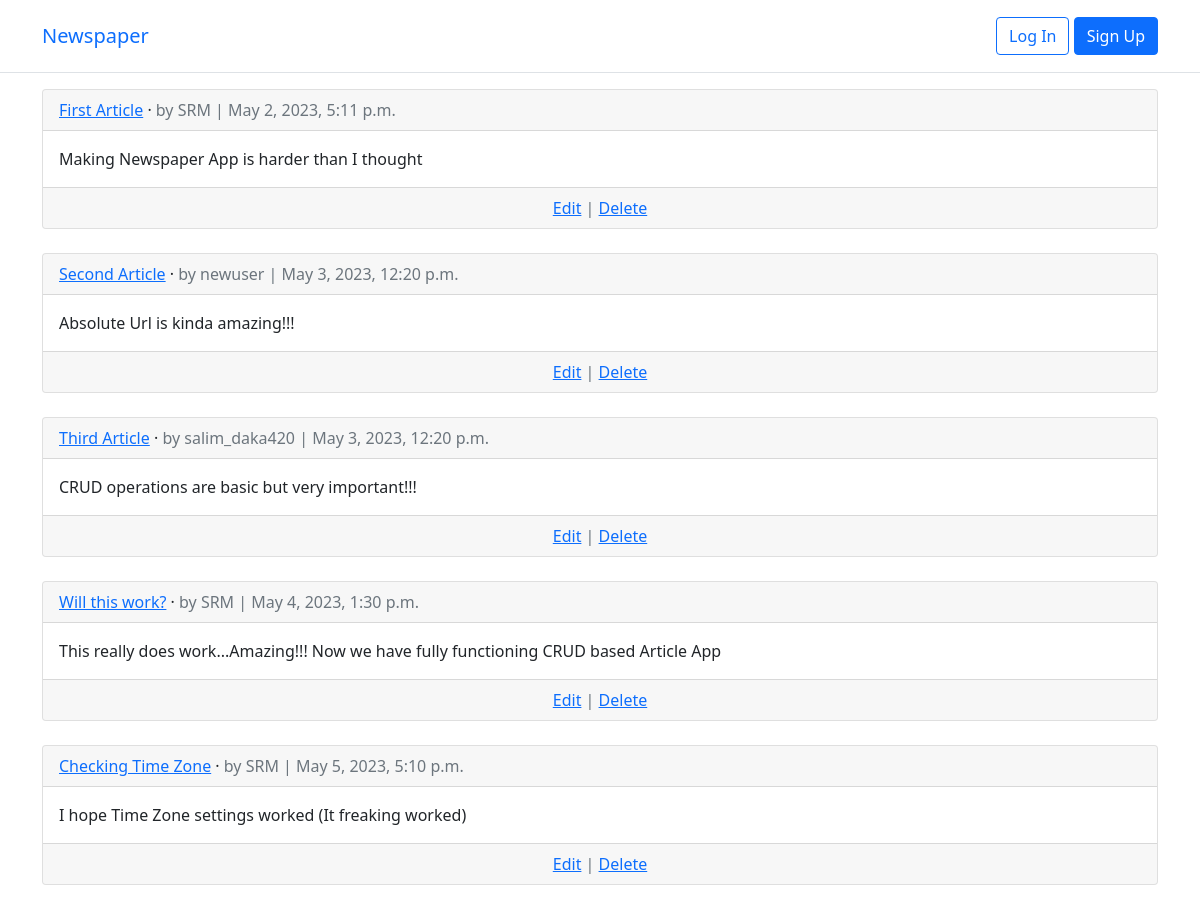
The page /articles/ on the database as committed earlier.
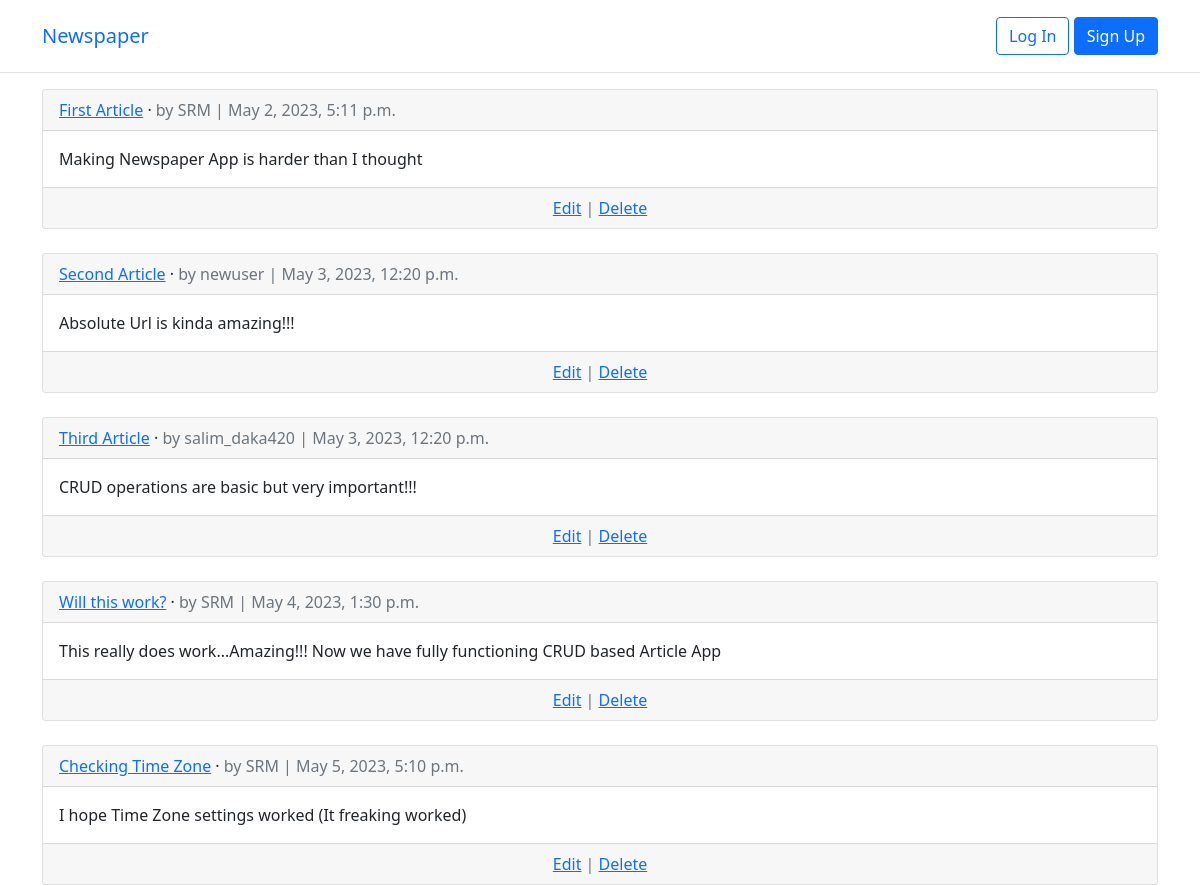
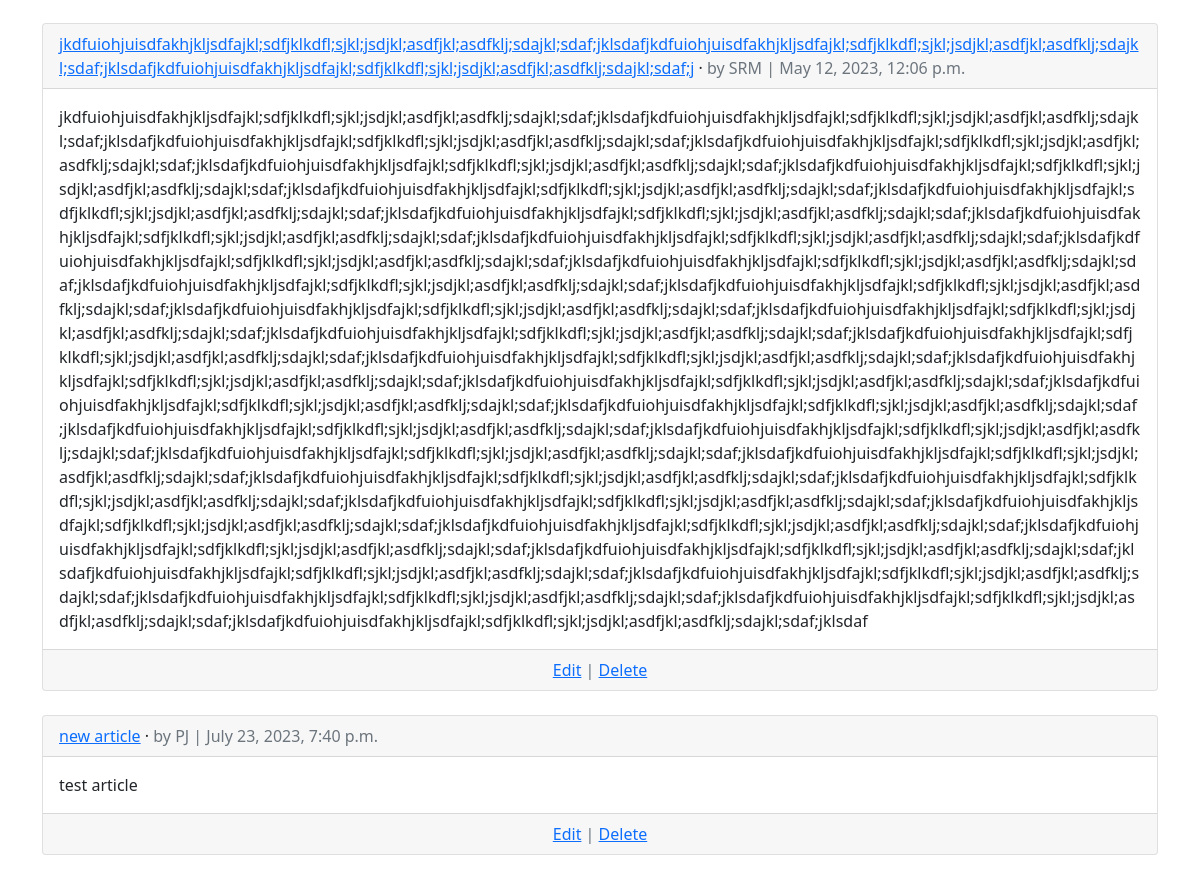
The same page on the database as committed later (2 pictures, top to bottom).
### articles/models.py (models this page shows, shortened)
class Article(models.Model):
    title = models.CharField(max_length=255)
    body = models.TextField()
    date = models.DateTimeField(auto_now_add=True)
    author = models.ForeignKey(
        settings.AUTH_USER_MODEL,
        on_delete=models.CASCADE,
    )
    def get_absolute_url(self):
        return reverse("article_detail", kwargs={"pk": self.pk})

### accounts/models.py (models this page shows)
class CustomUser(AbstractUser):
    age = models.PositiveIntegerField(null=True, blank=True)

### articles/views.py (the view)
# urls.py: path('', ArticleListView.as_view(), name="article_list"),
class ArticleListView(ListView):
    model = Article
    template_name = "article_list.html"

### templates/article_list.html (shortened to what this page needs)
{% extends "base.html" %}
{% block content %}
{% for article in article_list %}
<div class="card">
  <div class="card-header">
    <span class="font-weight-bold">
      <a href="{{ article.get_absolute_url }}">{{ article.title }}</a>
    </span> &middot;
    <span class="text-muted">by {{ article.author }} | {{ article.date }}</span>
  </div>
  <div class="card-body">{{ article.body }}</div>
  <div class="card-footer text-center text-muted">
    <a href="{% url 'article_edit' article.pk %}">Edit</a>
    | <a href="{% url 'article_delete' article.pk %}">Delete</a>
  </div>
</div>
<br />
{% endfor %}
{% endblock content %}

Rows that differ between the two databases and show on the page:
added Article: title "jkdfuiohjuisdfakhjkljsdfajkl;sdfjklkdfl;sjkl;jsdjkl;asdfjkl;asdfklj;sdajkl;sdaf;jklsdafjkdfuiohjuisdfakhjkljsdfajkl;sdfjklkdfl;sjkl;jsdjkl;asdfjkl;asdfklj;sdajkl;sdaf;jklsdafjkdfuiohjuisdfakhjkljsdfajkl;sdfjklkdfl;sjkl;jsdjkl;asdfjkl;asdfklj;sdajkl;sdaf;j", author "SRM", date "May 12, 2023, 12:06 p.m.", body "jkdfuiohjuisdfakhjkljsdfajkl;sdfjklkdfl;sjkl;jsdjkl;asdfjkl;asdfklj;sdajkl;sdaf;jklsdafjkdfuiohjuisdfakhjkljsdfajkl;sdfjklkdfl;sjkl;jsdjkl;asdfjkl;asdfklj;sdajkl;sdaf;jklsdafjkdfuiohjuisdfakhjkljsdfajkl;sdfjklkdfl;sjkl;jsdjkl;asdfjkl;asdfklj;sdajkl;sdaf;jklsdafjkdfuiohjuisdfakhjkljsdfajkl;sdfjklkdfl;sjkl;jsdjkl;asdfjkl;asdfklj;sdajkl;sdaf;jklsdafjkdfuiohjuisdfakhjkljsdfajkl;sdfjklkdfl;sjkl;jsdjkl;asdfjkl;asdfklj;sdajkl;sdaf;jklsdafjkdfuiohjuisdfakhjkljsdfajkl;sdfjklkdfl;sjkl;jsdjkl;asdfjkl;asdfklj;sdajkl;sdaf;jklsdafjkdfuiohjuisdfakhjkljsdfajkl;sdfjklkdfl;sjkl;jsdjkl;asdfjkl;asdfklj;sdajkl;sdaf;jklsdafjkdfuiohjuisdfakhjkljsdfajkl;sdfjklkdfl;sjkl;jsdjkl;asdfjkl;asdfklj;sdajkl;sdaf;jklsdafjkdf…"
added Article: title "new article", author "PJ", date "July 23, 2023, 7:40 p.m.", body "test article"
